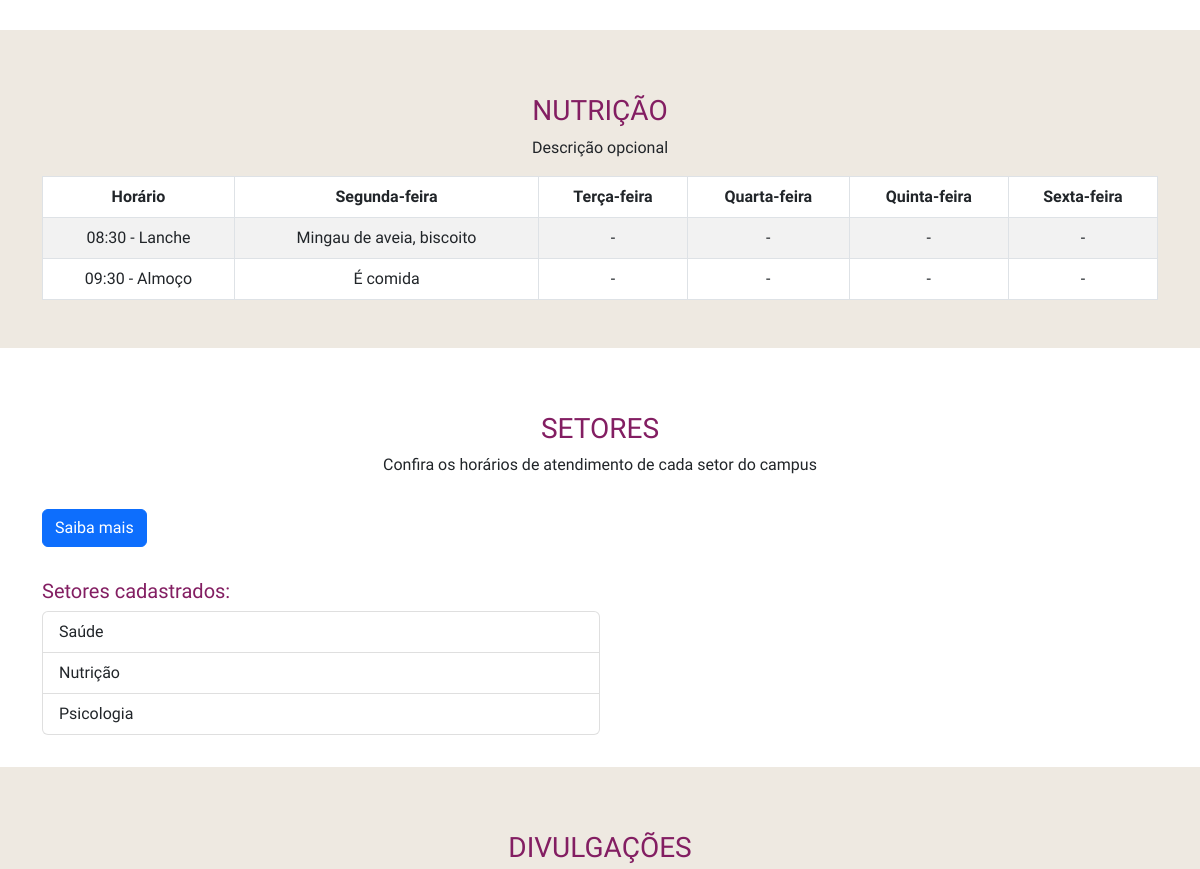
The app's page / (middle part), older data.
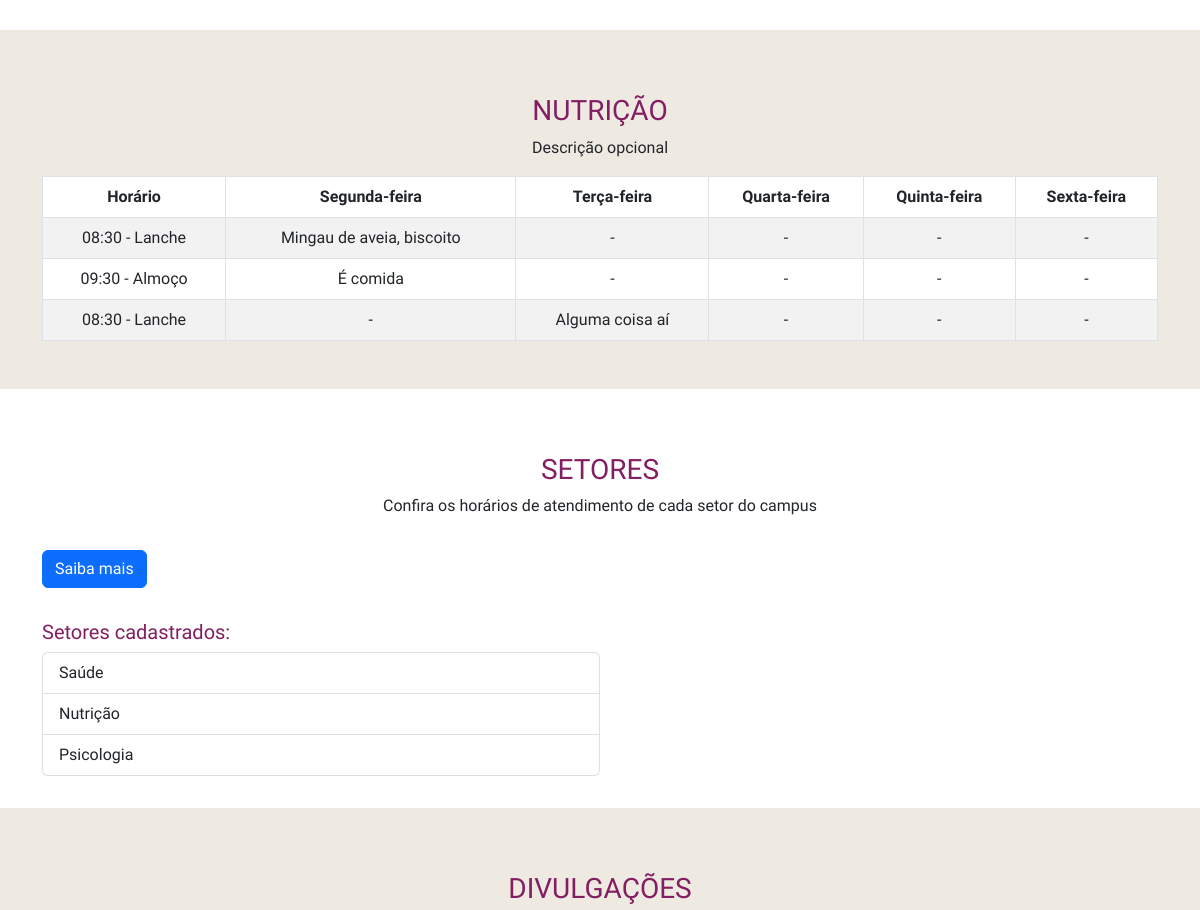
The same page, newer data.
### servicos/models.py (models this page shows, shortened)
class Refeicao(models.Model):
    DIAS_SEMANA_CHOICES = (
        ("SEG", "Segunda-feira"),
        ("TER", "Terça-feira"),
        ("QUA", "Quarta-feira"),
        ("QUI", "Quinta-feira"),
        ("SEX", "Sexta-feira")
    )
    horario_inicio = models.TimeField(verbose_name="Horário de início", auto_now_add=False)
    horario_fim = models.TimeField(verbose_name="Horário de fim", auto_now_add=False)
    dia_semana = models.CharField(verbose_name="Dia da semana", choices=DIAS_SEMANA_CHOICES, max_length=3)
    descricao = models.TextField(verbose_name="Descrição do cardápio")
    data = models.DateField(verbose_name="Data", blank=True, null=True)
    tipo_refeicao = models.ForeignKey(TipoRefeicao, related_name="cardapio_da_refeicao", on_delete=models.SET_NULL, null=True)
    class Meta:
        verbose_name = "Refeicao"
        verbose_name_plural = "Refeições"

class TipoRefeicao(models.Model):
    tipo_refeicao = models.CharField(verbose_name="Tipo de refeição", max_length=50)
    class Meta:
        verbose_name = "Tipo de refeição"
        verbose_name_plural = "Tipos de refeição"

class Setor(models.Model):
    BLOCO_CHOICES = (
        ("A", "A"),
        ("B", "B")
    )
    nome = models.CharField(verbose_name="Nome do setor", max_length=25)
    bloco = models.CharField(verbose_name="Bloco do setor", choices=BLOCO_CHOICES, max_length=1)
    numero = models.IntegerField(verbose_name="Número da sala")
    class Meta:
        verbose_name = "Setor"
        verbose_name_plural = "Setores"

### paginas/views.py (the view)
# urls.py: path("", views.home_view, name="inicio"),
def home_view(request):
    setores = Setor.objects.all()
    refeicoes = Refeicao.objects.all()
    context = {
        'setores': setores,
        'refeicoes': refeicoes
    }
    return render(request, 'home.html', context)

### paginas/templates/home.html (shortened to what the changed rows need)
{% extends "modelo.html" %}
{% load static %}
{% block 'conteudo' %}
    {% block 'nutricao' %}
        <section class="container-fluid sessao-dois">
            <section class="container" id="nutricao">
            <section class="row">
                <div class="col-md-12 conteudo-corpo">
                <article class="col-md-12">
                    <div class="table-responsive">
                        <table class="table table-striped table-hover table-bordered align-middle">
                            <thead>
                                <tr>
                                    <th scope="col">Horário</th>
                                    <th scope="col">Segunda-feira</th>
                                    <th scope="col">Terça-feira</th>
                                    <th scope="col">Quarta-feira</th>
                                    <th scope="col">Quinta-feira</th>
                                    <th scope="col">Sexta-feira</th>
                                </tr>
                            </thead>
                            <tbody>
                                {% for refeicao in refeicoes %}
                                <tr>
                                    <td>{{ refeicao.horario_inicio }} - {{ refeicao.tipo_refeicao.tipo_refeicao }}</td>
                                    {% if refeicao.dia_semana == "SEG" %}
                                        <td>{{ refeicao.descricao }}</td>
                                    {% else %}
                                        <td> - </td>
                                    {% endif %}
                                    {% if refeicao.dia_semana == "TER" %}
                                        <td>{{ refeicao.descricao }}</td>
                                    {% else %}
                                        <td> - </td>
                                    {% endif %}
                                    {% if refeicao.dia_semana == "QUA" %}
                                        <td>{{ refeicao.descricao }}</td>
                                    {% else %}
                                        <td> - </td>
                                    {% endif %}
                                    {% if refeicao.dia_semana == "QUI" %}
                                        <td>{{ refeicao.descricao }}</td>
                                    {% else %}
                                        <td> - </td>
                                    {% endif %}
                                    {% if refeicao.dia_semana == "SEX" %}
                                        <td>{{ refeicao.descricao }}</td>
                                    {% else %}
                                        <td> - </td>
                                    {% endif %}
                                </tr>
                                {% endfor %}
                            </tbody>
                        </table>
                    </div>
                </article>
                </div>
            </section>
            </section>
        </section>
    {% endblock 'nutricao' %}
    {% block 'setores' %}
        <section class="container-fluid">
            <section class="container">
            <section class="row">
                <div class="col-md-12 conteudo-corpo" id="setores">
                <article class="col-md-6 lista-setores">
                    <div class="list-group">
                        {% for setor in setores %}
                            <a href="{% url 'setores' %}" class="list-group-item list-group-item-action"> {{ setor.nome }} </a>
                        {% endfor %}
                    </div>
                </article>
                </div>
            </section>
            </section>
        </section>
    {% endblock 'setores' %}
{% endblock 'conteudo' %}

Row changes from the older to the newer data that the page shows:
added Refeicao: horario_inicio "08:30", tipo_refeicao.tipo_refeicao "Lanche", descricao "Alguma coisa aí"
